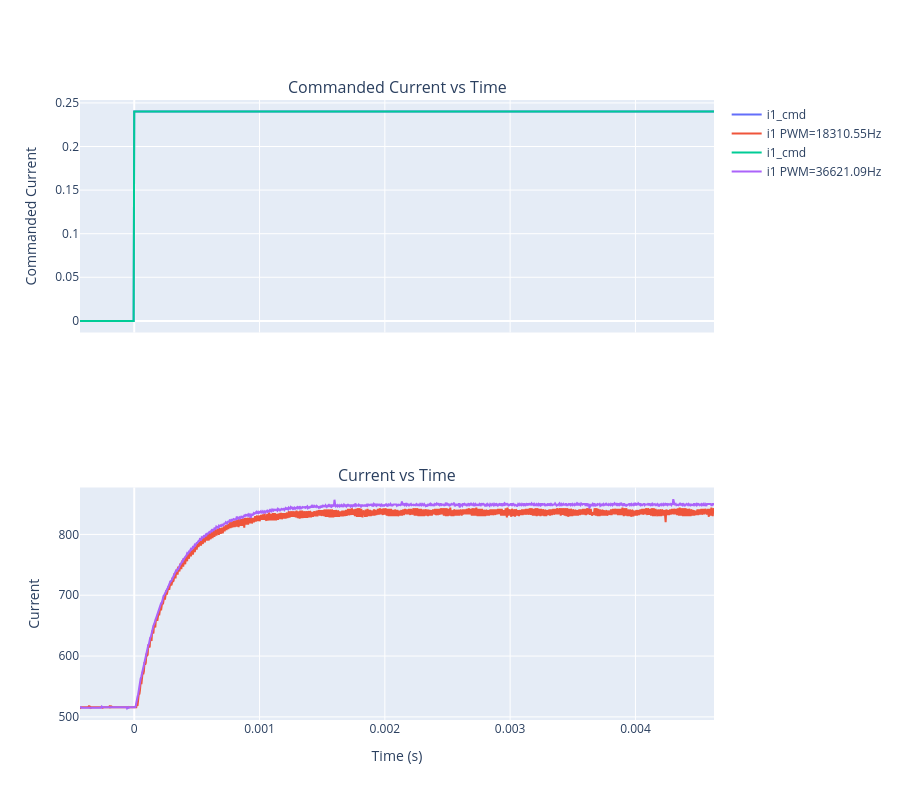

Source (notebook cell):
### Code cell
# Parse data
data = parse('data_step.txt')

# Convert time to relative seconds
t0 = data['t'][0] if data['t'] else 0
t0 = 14193822
time_s = [(t - t0) / 1e6 for t in data['t']]

# Create subplots
fig = make_subplots(rows=2, cols=1, shared_xaxes=True,
                    subplot_titles=('Commanded Current vs Time', 'Current vs Time'))

# Commanded current
for key in ['ux']:
    fig.add_trace(go.Scatter(x=time_s, y=data[key], name="i1_cmd"), row=1, col=1)

# Currents
for key in ['i1']:
    fig.add_trace(go.Scatter(x=time_s, y=data[key], name="i1 PWM=18310.55Hz"), row=2, col=1)

# Parse data
data = parse('data_step2.txt')

# Convert time to relative seconds
t0 = data['t'][0] if data['t'] else 0
t0 = 13887821
time_s = [(t - t0) / 1e6 for t in data['t']]

# Commanded current
for key in ['ux']:
    fig.add_trace(go.Scatter(x=time_s, y=data[key], name="i1_cmd"), row=1, col=1)

# Currents
for key in ['i1']:
    fig.add_trace(go.Scatter(x=time_s, y=data[key], name="i1 PWM=36621.09Hz"), row=2, col=1)

fig.update_yaxes(title_text='Commanded Current', row=1, col=1)
fig.update_yaxes(title_text='Current', row=2, col=1)
fig.update_xaxes(title_text='Time (s)', row=2, col=1)

fig.update_layout(height=800)
fig.show()

### Figure 1 — Plotly figure (JSON) as saved in the notebook; plotly's stock layout.template omitted (floating-point values rounded to 4 significant figures; data arrays with more than 128 entries replaced by an {"elided": "..."} marker saying what was removed)
{"data": [{"name": "i1_cmd", "type": "scatter", "x": {"elided": "1000 float values"}, "xaxis": "x", "y": {"elided": "1000 float values"}, "yaxis": "y"}, {"name": "i1 PWM=18310.55Hz", "type": "scatter", "x": {"elided": "1000 float values"}, "xaxis": "x2", "y": {"elided": "1000 int values"}, "yaxis": "y2"}, {"name": "i1_cmd", "type": "scatter", "x": {"elided": "1000 float values"}, "xaxis": "x", "y": {"elided": "1000 float values"}, "yaxis": "y"}, {"name": "i1 PWM=36621.09Hz", "type": "scatter", "x": {"elided": "1000 float values"}, "xaxis": "x2", "y": {"elided": "1000 int values"}, "yaxis": "y2"}], "layout": {"annotations": [{"font": {"size": 16}, "showarrow": false, "text": "Commanded Current vs Time", "x": 0.5, "xanchor": "center", "xref": "paper", "y": 1, "yanchor": "bottom", "yref": "paper"}, {"font": {"size": 16}, "showarrow": false, "text": "Current vs Time", "x": 0.5, "xanchor": "center", "xref": "paper", "y": 0.375, "yanchor": "bottom", "yref": "paper"}], "height": 800, "xaxis": {"anchor": "y", "domain": [0, 1], "matches": "x2", "showticklabels": false}, "xaxis2": {"anchor": "y2", "domain": [0, 1], "title": {"text": "Time (s)"}}, "yaxis": {"anchor": "x", "domain": [0.625, 1], "title": {"text": "Commanded Current"}}, "yaxis2": {"anchor": "x2", "domain": [0, 0.375], "title": {"text": "Current"}}}}
